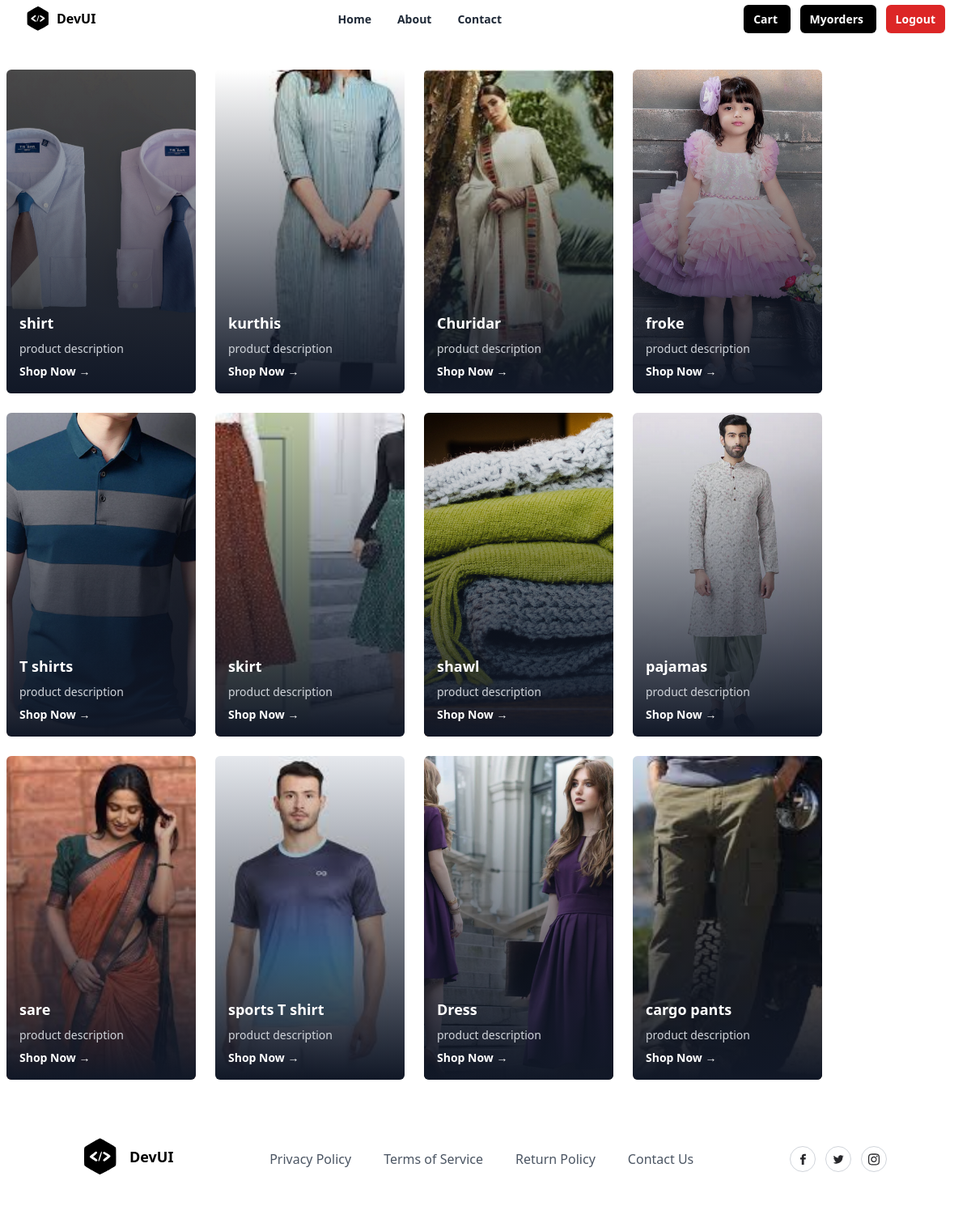
The app's page /index/ with its own data.
### store/models.py (models this page shows, shortened)
class Product(models.Model):
    title = models.CharField(max_length=200)
    description = models.TextField(null=True, blank=True)
    size_object = models.ManyToManyField(Size)
    category_object = models.ForeignKey(Category, on_delete=models.CASCADE)
    brand_object = models.ForeignKey(Brand, on_delete=models.CASCADE)
    image = models.ImageField(upload_to='product_images', null=True, blank=True, default='product_images/default.jpg')
    price = models.PositiveIntegerField()
    tag_object=models.ManyToManyField(Tag)
    created_date = models.DateTimeField(auto_now_add=True)
    updated_date = models.DateTimeField(auto_now=True)
    is_active = models.BooleanField(default=True)

### store/views.py (the view)
# urls.py: path("index/",views.IdexView.as_view(),name="index"),
class IdexView(View):
    def get(self,request,*args,**kwargs):
        qs=Product.objects.all()
        return render(request,"index.html",{"data":qs})

### store/templates/index.html
{%extends 'base.html'%}
{%block main_block%}
<div class="container">
    <div class="mx-auto grid w-full max-w-7xl items-center space-y-4 px-2 py-10 md:grid-cols-2 md:gap-6 md:space-y-0 lg:grid-cols-4">
        {%for p in data%}
        <div class="relative aspect-[16/9]  w-auto rounded-md md:aspect-auto md:h-[400px]">
            <img
              src="{{p.image.url}}"
              alt="AirMax Pro"
              class="z-0 h-full w-full rounded-md object-cover"
            />
            <div class="absolute inset-0 rounded-md bg-gradient-to-t from-gray-900 to-transparent"></div>
            <div class="absolute bottom-4 left-4 text-left">
              <h1 class="text-lg font-semibold text-white">{{p.title}}</h1>
              <p class="mt-2 text-sm text-gray-300">
                {{p.description}}
              </p>
              <a href="{%url 'product-detail' p.id%}"   class="mt-2 inline-flex cursor-pointer items-center text-sm font-semibold text-white">
                Shop Now →
              </a>
            </div>
          </div>
        {%endfor%}
      </div>
</div>
{%endblock%}

### store/templates/base.html (shortened to what this page needs)
<!DOCTYPE html>
<html lang="en">
<head>
    <script src="https://cdn.tailwindcss.com"></script>
</head>
<body>
    <div class="relative w-full bg-white">
        <div class="mx-auto flex max-w-7xl items-center justify-between px-4 py-2 sm:px-6 lg:px-8">
          <div class="inline-flex items-center space-x-2">
            <span>
            </span>
            <span class="font-bold">DevUI</span>
          </div>
          <div class="hidden lg:block">
            <ul class="inline-flex space-x-8">
              <li>
                <a
                  href="#"
                  class="text-sm font-semibold text-gray-800 hover:text-gray-900"
                >
                  Home
                </a>
              </li>
              <li>
                <a
                  href="#"
                  class="text-sm font-semibold text-gray-800 hover:text-gray-900"
                >
                  About
                </a>
              </li>
              <li>
                <a
                  href="#"
                  class="text-sm font-semibold text-gray-800 hover:text-gray-900"
                >
                  Contact
                </a>
              </li>
            </ul>
          </div>
          <div class="hidden lg:block">
            <a
              href="{%url 'cart-summary'%}"
              class="rounded-md bg-black px-3 py-2 text-sm font-semibold text-white shadow-sm hover:bg-black/80 focus-visible:outline focus-visible:outline-2 focus-visible:outline-offset-2 focus-visible:outline-black"
            >
              Cart
          </a>
          <a
          href="{%url 'order-summary'%}"
          class="rounded-md bg-black ms-3 px-3 py-2 text-sm font-semibold text-white shadow-sm hover:bg-black/80 focus-visible:outline focus-visible:outline-2 focus-visible:outline-offset-2 focus-visible:outline-black"
        >
          Myorders
      </a>
          <a
          href="{%url 'signout'%}"
          class="rounded-md ms-3 bg-red-600 px-3 py-2bg-black px-3 py-2 text-sm font-semibold text-white shadow-sm hover:bg-black/80 focus-visible:outline focus-visible:outline-2 focus-visible:outline-offset-2 focus-visible:outline-black"
        >
          Logout
      </a>
          </div>
        </div>
      </div>
    {%block main_block%}
    {%endblock%}
    <section class="relative overflow-hidden bg-white py-8">
        <div class="container relative z-10 mx-auto px-4">
          <div class="-m-8 flex flex-wrap items-center justify-between">
            <div class="w-auto p-8">
              <a href="#">
                <div class="inline-flex items-center">
                  <span class="ml-4 text-lg font-bold">DevUI</span>
                </div>
              </a>
            </div>
            <div class="w-auto p-8">
              <ul class="-m-5 flex flex-wrap items-center">
                <li class="p-5">
                  <a class="font-medium text-gray-600 hover:text-gray-700" href="#">
                    Privacy Policy
                  </a>
                </li>
                <li class="p-5">
                  <a class="font-medium text-gray-600 hover:text-gray-700" href="#">
                    Terms of Service
                  </a>
                </li>
                <li class="p-5">
                  <a class="font-medium text-gray-600 hover:text-gray-700" href="#">
                    Return Policy
                  </a>
                </li>
                <li class="p-5">
                  <a class="font-medium text-gray-600 hover:text-gray-700" href="#">
                    Contact Us
                  </a>
                </li>
              </ul>
            </div>
            <div class="w-auto p-8">
              <div class="-m-1.5 flex flex-wrap">
                <div class="w-auto p-1.5">
                  <a href="#">
                    <div class="flex h-8 w-8 items-center justify-center rounded-full border border-gray-300 hover:border-gray-400">
                    </div>
                  </a>
                </div>
                <div class="w-auto p-1.5">
                  <a href="#">
                    <div class="flex h-8 w-8 items-center justify-center rounded-full border border-gray-300 hover:border-gray-400">
                    </div>
                  </a>
                </div>
                <div class="w-auto p-1.5">
                  <a href="#">
                    <div class="flex h-8 w-8 items-center justify-center rounded-full border border-gray-300 hover:border-gray-400">
                    </div>
                  </a>
                </div>
              </div>
            </div>
          </div>
        </div>
      </section>
</body>
</html>

### records on screen
Product: image (picture), title "shirt", description "product description"
Product: image (picture), title "kurthis", description "product description"
Product: image (picture), title "Churidar", description "product description"
Product: image (picture), title "froke", description "product description"
Product: image (picture), title "T shirts", description "product description"
Product: image (picture), title "skirt", description "product description"
Product: image (picture), title "shawl", description "product description"
Product: image (picture), title "pajamas", description "product description"
Product: image (picture), title "sare", description "product description"
Product: image (picture), title "sports T shirt", description "product description"
Product: image (picture), title "Dress", description "product description"
Product: image (picture), title "cargo pants", description "product description"
